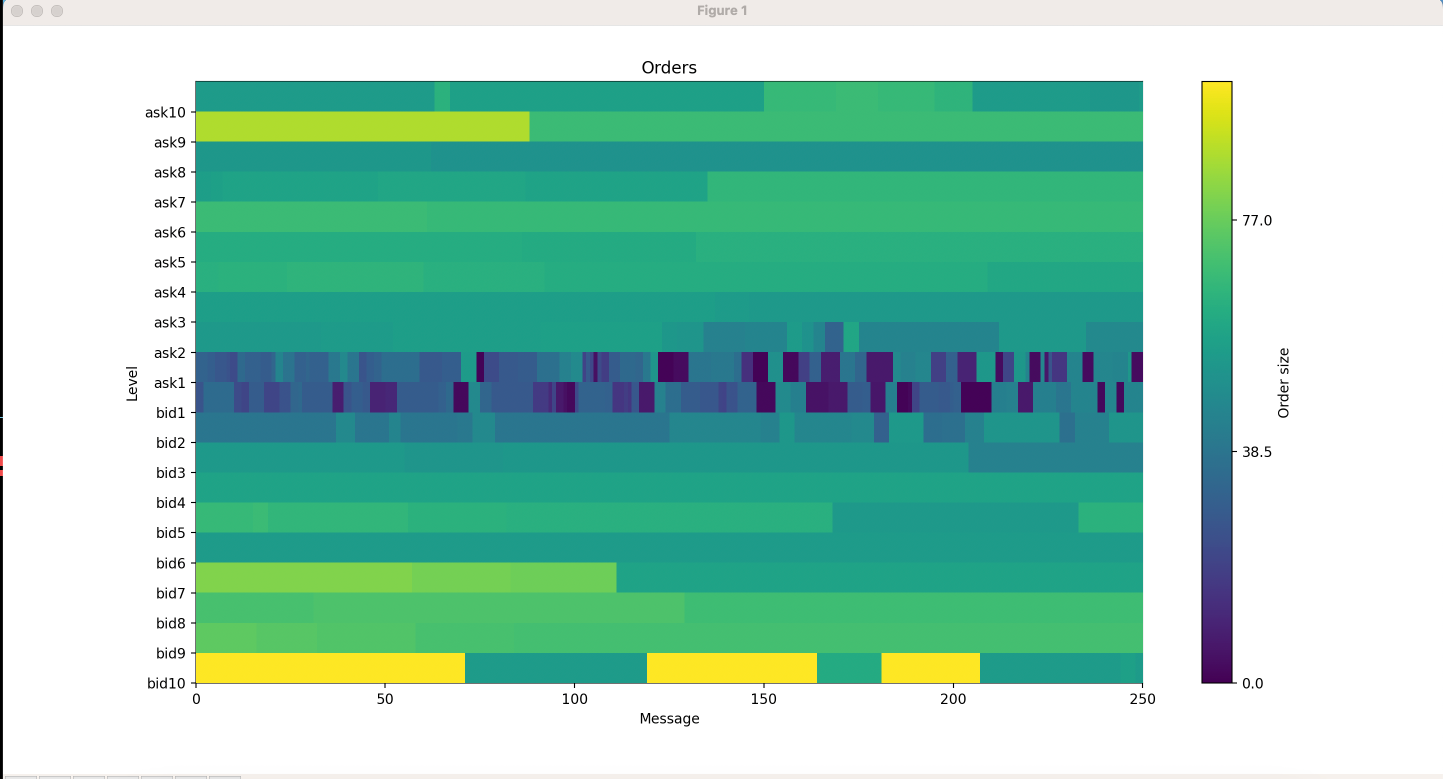

The script that drew this image:
import threading
from matplotlib import animation
import numpy as np
import matplotlib.pyplot as plt


class LevelTwoHeatmap:
    def __init__(self, length) -> None:
        self.lock = threading.Lock()
        self.length = length
        self.current_orders = [0] * 20
        self.order_history = np.zeros((20, 1))
        self.fig, self.ax = plt.subplots()
        self.im = self.ax.imshow(
            self.order_history,
            aspect="auto",
            extent=[0, self.length, 0, 20],
            vmin=0,
            vmax=100,
        )
        labels = [
            "bid10",
            "bid9",
            "bid8",
            "bid7",
            "bid6",
            "bid5",
            "bid4",
            "bid3",
            "bid2",
            "bid1",
            "ask1",
            "ask2",
            "ask3",
            "ask4",
            "ask5",
            "ask6",
            "ask7",
            "ask8",
            "ask9",
            "ask10",
        ]
        self.ax.set_yticks(np.arange(len(labels)), labels=labels)
        self.ax.set_ylabel("Level")
        self.ax.set_xlabel("Message")
        self.ax.set_title("Orders")
        self.fig.tight_layout()
        self.colorbar = self.fig.colorbar(self.im, ax=self.ax, label="Order size")
        self.anim = animation.FuncAnimation(
            self.fig,
            self._update_chart,
            interval=10,
            blit=True,
            frames=np.linspace(0, 2 * np.pi, 128),
        )

    def add_bid(self, position, size):
        if size == 0:
            return
        with self.lock:
            self.current_orders[10 + position] = int(size)
            self._update_current_orders()

    def add_ask(self, position, size):
        if size == 0:
            return
        with self.lock:
            self.current_orders[9 - position] = int(size)
            self._update_current_orders()

    def add_sale(self, size):
        pass

    def _update_current_orders(self):
        arr = np.resize(np.array(self.current_orders), (20, 1))
        self.order_history = np.append(self.order_history, arr, 1)
        if self.order_history.shape[1] > self.length:
            self.order_history = self.order_history[:, 1:]

    def _update_chart(self, i):
        with self.lock:
            self.im.set_data(self.order_history)
            self.colorbar.set_ticks(np.linspace(0, self.order_history.max(), num=5))
            self.colorbar.update_normal(self.im)
            return (self.im,)

    def show(self):
        plt.show()
